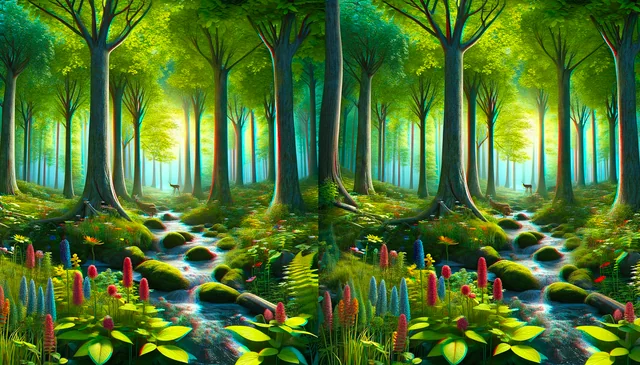
//> input picture OpenCV-OMP/test.jpg, 640 x 365 px
$ ./PW2_1_1 test.jpg test.jpg   (built with g++ and OpenCV 4)
//> lines starting //> are read from the running program, lines starting //| are printed output that depends on the picture
#include <iostream>
#include <opencv2/opencv.hpp>
#include <cmath>
#include <chrono>  // for high_resolution_clock

using namespace std;

std::vector<float> dot(const float A[3][3], const std::vector<float>& B) {
    std::vector<float> result(3, 0);
    for (int i = 0; i < 3; ++i) {
        for (int j = 0; j < 3; ++j) {
            result[i] += A[i][j] * static_cast<float>(B[j]);
        }
    }

    return result;
}

int main( int argc, char** argv )
{

  cv::Mat_<cv::Vec3b> source = cv::imread ( argv[1], cv::IMREAD_COLOR);
//> source is the input picture: 365 rows x 640 cols, CV_8UC3; mean B, G, R 46.9, 115.4, 77.3
  cv::Mat_<cv::Vec3b> destination_left ( source.rows, source.cols/2 );
  cv::Mat_<cv::Vec3b> destination_right ( source.rows, source.cols/2 );
  cv::Mat_<cv::Vec3b> destination ( source.rows, source.cols/2 );
  cv::Mat_<cv::Vec3b> destination_temp ( source.rows, source.cols/2 );
  cv::imshow("Source Image", source );
  std::string processing_method = argv[2];
//> processing_method = "test.jpg"

  auto begin = chrono::high_resolution_clock::now();
  const int iter = 1;


  float tAnaglyph_left[3][3] = {
        {0., 0., 0.},
        {0., 0., 0.},
        {0.299, 0.587, 0.114}
      };

  float tAnaglyph_right[3][3] = {
        {0.299, 0.587, 0.114},
        {0., 0., 0.},
        {0., 0., 0.}
      };

  float gAnaglyph_left[3][3] = {
        {0., 0., 0.},
        {0., 0., 0.},
        {0.299, 0.587, 0.114}
      };

  float gAnaglyph_right[3][3] = {
        {0.299, 0.587, 0.114},
        {0.299, 0.587, 0.114},
        {0., 0., 0.}
      };


  float cAnaglyph_left[3][3] = {
        {0., 0., 0.},
        {0., 0., 0.},
        {1., 0., 0.}
      };

  float cAnaglyph_right[3][3] = {
        {0., 0., 1.},
        {0., 1., 0.},
        {0., 0., 0.}
      };

  float hcAnaglyph_left[3][3] = {
        {0., 0., 0.},
        {0., 0., 0.},
        {0.299, 0.587, 0.114}
      };

  float hcAnaglyph_right[3][3] = {
        {0., 0., 1.},
        {0., 1., 0.},
        {0., 0., 0.}
      };

  float oAnaglyph_left[3][3] = {
        {0., 0., 0.},
        {0., 0., 0.},
        {0., 0.7, 0.3}
      };

  float oAnaglyph_right[3][3] = {
        {0., 0., 1.},
        {0., 1., 0.},
        {0., 0., 0.}
      };


#pragma omp parallel for
  for (int it=0;it<iter;it++)
    {
      for (int i=0;i<source.rows;i++)
	      for (int j=0;j<source.cols;j++)
          for (int c=0;c<3;c++)
            {
              if(j<source.cols/2){
                destination_left(i,j)[c] = source(i,j)[c];
              }else{
                destination_right(i,j-source.cols/2)[c] = source(i,j)[c];
              }
            }

  #pragma omp parallel for
      for (int i=0;i<source.rows;i++)
	      for (int j=0;j<source.cols/2;j++)
        {

          if(processing_method=="True_Anaglyph"){
            std::vector<float> pixel_left = {
            static_cast<float>(destination_left(i,j)[0]),
            static_cast<float>(destination_left(i,j)[1]),
            static_cast<float>(destination_left(i,j)[2])};
            std::vector<float> pixel_right = {
            static_cast<float>(destination_right(i,j)[0]),
            static_cast<float>(destination_right(i,j)[1]),
            static_cast<float>(destination_right(i,j)[2])};
            destination(i,j)[0] = static_cast<unsigned char>(dot(tAnaglyph_left,pixel_left)[0]+dot(tAnaglyph_right,pixel_right)[0]);
            destination(i,j)[1] = static_cast<unsigned char>(dot(tAnaglyph_left,pixel_left)[1]+dot(tAnaglyph_right,pixel_right)[1]);
            destination(i,j)[2] = static_cast<unsigned char>(dot(tAnaglyph_left,pixel_left)[2]+dot(tAnaglyph_right,pixel_right)[2]);
          }else if(processing_method == "Gray_Anaglyph"){
            std::vector<float> pixel_left = {
            static_cast<float>(destination_left(i,j)[0]),
            static_cast<float>(destination_left(i,j)[1]),
            static_cast<float>(destination_left(i,j)[2])};
            std::vector<float> pixel_right = {
            static_cast<float>(destination_right(i,j)[0]),
            static_cast<float>(destination_right(i,j)[1]),
            static_cast<float>(destination_right(i,j)[2])};
            destination(i,j)[0] = static_cast<unsigned char>(dot(gAnaglyph_left,pixel_left)[0]+dot(gAnaglyph_right,pixel_right)[0]);
            destination(i,j)[1] = static_cast<unsigned char>(dot(gAnaglyph_left,pixel_left)[1]+dot(gAnaglyph_right,pixel_right)[1]);
            destination(i,j)[2] = static_cast<unsigned char>(dot(gAnaglyph_left,pixel_left)[2]+dot(gAnaglyph_right,pixel_right)[2]);
          }else if(processing_method == "Color_Anaglyph"){
            std::vector<float> pixel_left = {
            static_cast<float>(destination_left(i,j)[0]),
            static_cast<float>(destination_left(i,j)[1]),
            static_cast<float>(destination_left(i,j)[2])};
            std::vector<float> pixel_right = {
            static_cast<float>(destination_right(i,j)[0]),
            static_cast<float>(destination_right(i,j)[1]),
            static_cast<float>(destination_right(i,j)[2])};
            destination(i,j)[0] = static_cast<unsigned char>(dot(cAnaglyph_left,pixel_left)[0]+dot(cAnaglyph_right,pixel_right)[0]);
            destination(i,j)[1] = static_cast<unsigned char>(dot(cAnaglyph_left,pixel_left)[1]+dot(cAnaglyph_right,pixel_right)[1]);
            destination(i,j)[2] = static_cast<unsigned char>(dot(cAnaglyph_left,pixel_left)[2]+dot(cAnaglyph_right,pixel_right)[2]);
          }else if(processing_method == "Half_Color_Anaglyph"){
            std::vector<float> pixel_left = {
            static_cast<float>(destination_left(i,j)[0]),
            static_cast<float>(destination_left(i,j)[1]),
            static_cast<float>(destination_left(i,j)[2])};
            std::vector<float> pixel_right = {
            static_cast<float>(destination_right(i,j)[0]),
            static_cast<float>(destination_right(i,j)[1]),
            static_cast<float>(destination_right(i,j)[2])};
            destination(i,j)[0] = static_cast<unsigned char>(dot(hcAnaglyph_left,pixel_left)[0]+dot(hcAnaglyph_right,pixel_right)[0]);
            destination(i,j)[1] = static_cast<unsigned char>(dot(hcAnaglyph_left,pixel_left)[1]+dot(hcAnaglyph_right,pixel_right)[1]);
            destination(i,j)[2] = static_cast<unsigned char>(dot(hcAnaglyph_left,pixel_left)[2]+dot(hcAnaglyph_right,pixel_right)[2]);
          }else if(processing_method == "Optimized_Anaglyph"){
            std::vector<float> pixel_left = {
            static_cast<float>(destination_left(i,j)[0]),
            static_cast<float>(destination_left(i,j)[1]),
            static_cast<float>(destination_left(i,j)[2])};
            std::vector<float> pixel_right = {
            static_cast<float>(destination_right(i,j)[0]),
            static_cast<float>(destination_right(i,j)[1]),
            static_cast<float>(destination_right(i,j)[2])};
            destination(i,j)[0] = static_cast<unsigned char>(dot(oAnaglyph_left,pixel_left)[0]+dot(oAnaglyph_right,pixel_right)[0]);
            destination(i,j)[1] = static_cast<unsigned char>(dot(oAnaglyph_left,pixel_left)[1]+dot(oAnaglyph_right,pixel_right)[1]);
            destination(i,j)[2] = static_cast<unsigned char>(dot(oAnaglyph_left,pixel_left)[2]+dot(oAnaglyph_right,pixel_right)[2]);
          }


        }

    }
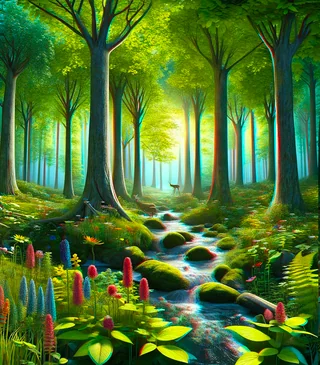
//> destination_left: 365 rows x 320 cols, CV_8UC3; mean B, G, R 47.1, 116.7, 78.5
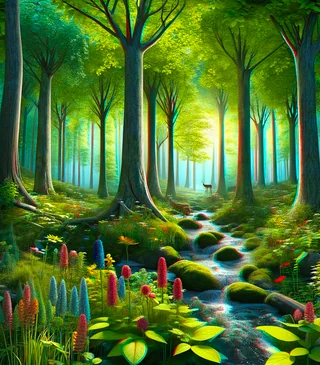
//> destination_right: 365 rows x 320 cols, CV_8UC3; mean B, G, R 46.6, 114, 76.1
//> destination: 365 rows x 320 cols, CV_8UC3; every value is 0

  auto end = std::chrono::high_resolution_clock::now();
  std::chrono::duration<double> diff = end-begin;

  cv::imshow("Processed Image", destination );


  cout << "Total time: " << diff.count() << " s" << endl;
  cout << "Time for 1 iteration: " << diff.count()/iter << " s" << endl;
  cout << "IPS: " << iter/diff.count() << endl;

  cv::waitKey();
  return 0;
}
